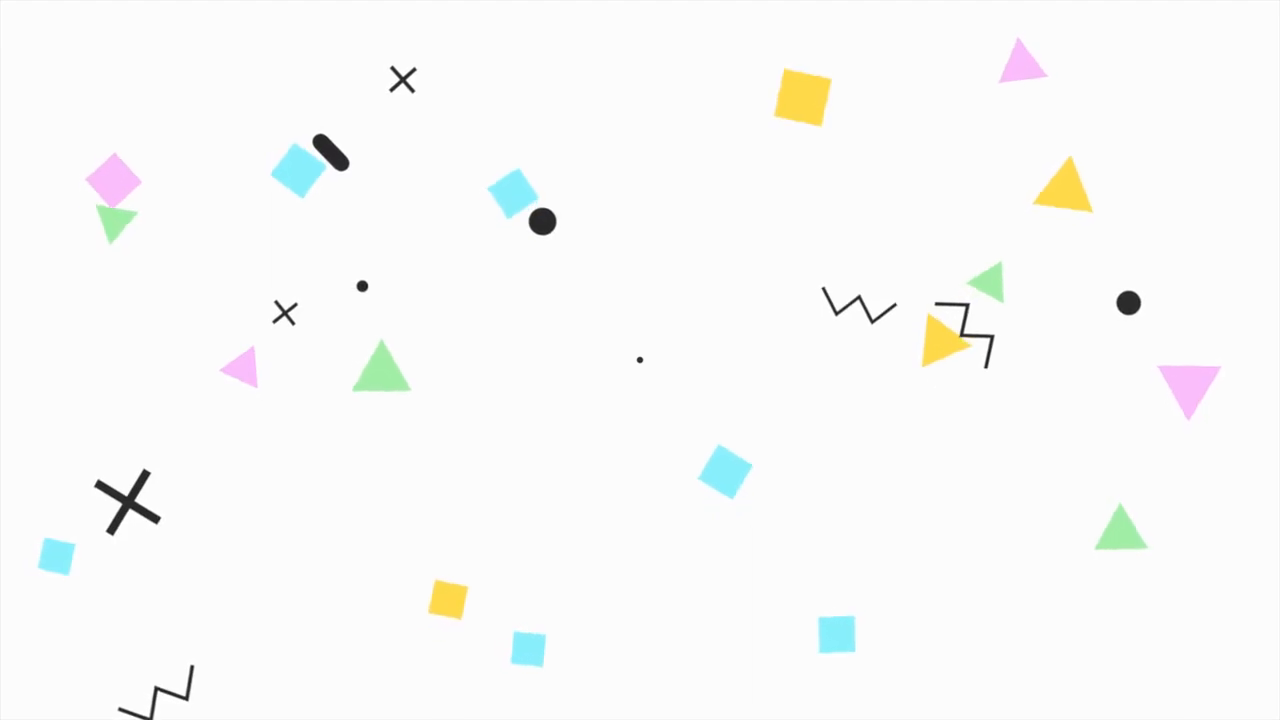
//> input picture frame 21 of Lab-5/Motion abstract geometric shapes.mkv, 1280 x 720 px
$ ./main   (built with g++ and OpenCV 4)
//> lines starting //> are read from the running program, lines starting //| are printed output that depends on the picture; after the words box and inside, x2 and y2 are one past the last pixel; in counts of white or black regions, pixels touching at a corner belong together

#include <opencv2/opencv.hpp>

#include <clocale>
#include <iostream>
#include <string>

using namespace cv;
using namespace std;

static bool openVideoFile(VideoCapture &cap, const string &path) {
  cap.release();
  if (cap.open(path, CAP_FFMPEG))
    return true;
#ifdef _WIN32
  cap.release();
  if (cap.open(path, CAP_MSMF))
    return true;
#endif
  cap.release();
  if (cap.open(path, CAP_ANY))
    return true;
  cap.release();
  return cap.open(path);
}

int main(int argc, char **argv) {
  setlocale(LC_ALL, "ru");

  string path = "Motion abstract geometric shapes.mkv";
  string outPath = "result.mp4";
  if (argc > 1)
    path = argv[1];
  if (argc > 2)
    outPath = argv[2];

  VideoCapture cap;
  if (!openVideoFile(cap, path)) {
    cerr << "Could not open video: " << path << endl;
    return -1;
  }

  const int w = static_cast<int>(cap.get(CAP_PROP_FRAME_WIDTH));
  const int h = static_cast<int>(cap.get(CAP_PROP_FRAME_HEIGHT));
  double fpsIn = cap.get(CAP_PROP_FPS);
  if (!(fpsIn > 0.0 && fpsIn < 240.0))
    fpsIn = 30.0;

  VideoWriter writer;
  if (!writer.open(outPath, VideoWriter::fourcc('m', 'p', '4', 'v'), fpsIn, Size(w, h),
                   true)) {
    if (!writer.open(outPath, VideoWriter::fourcc('M', 'J', 'P', 'G'), fpsIn, Size(w, h),
                     true)) {
      cerr << "Could not open VideoWriter: " << outPath << endl;
      return -1;
    }
  }

  Mat frame, gray, binary;
  vector<vector<Point>> contours;

  while (cap.read(frame)) {
//> frame is the input picture: 720 rows x 1280 cols, CV_8UC3; mean B, G, R 249.2, 250.1, 249.5
    cvtColor(frame, gray, COLOR_BGR2GRAY);
    threshold(gray, binary, 230, 255, THRESH_BINARY_INV);
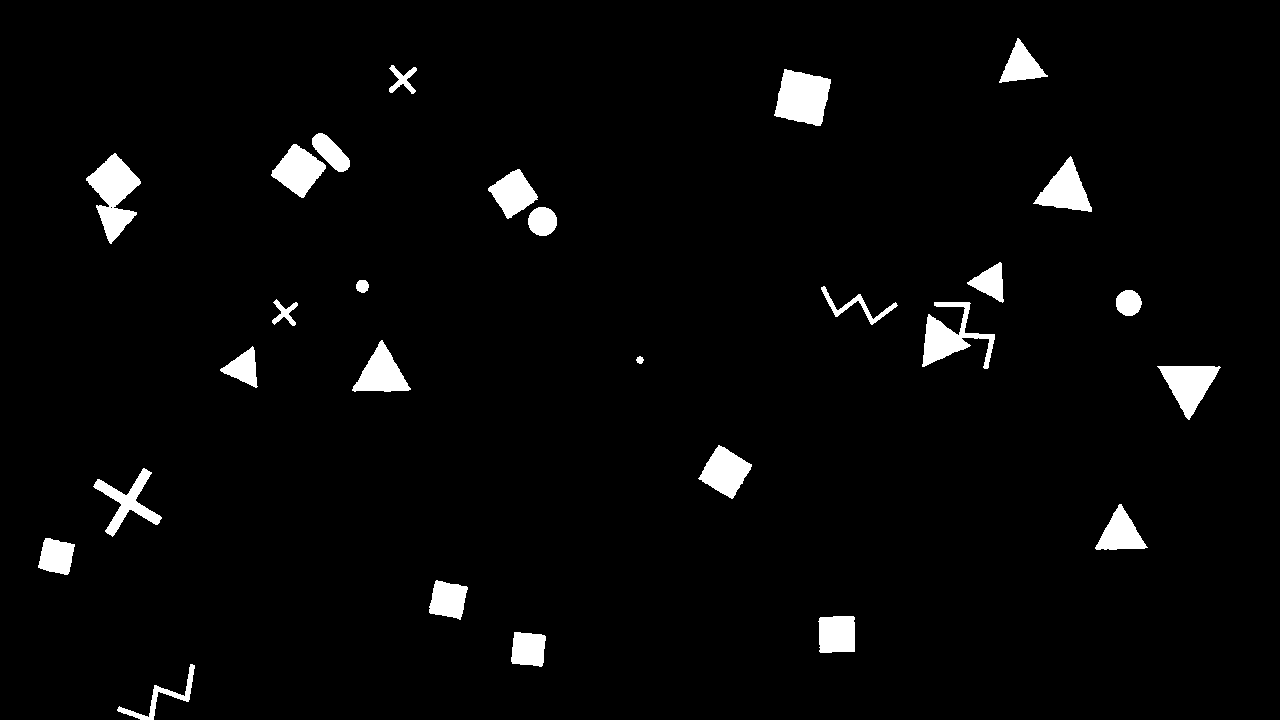
//> binary: 720 rows x 1280 cols, CV_8UC1; 3.3% white; 27 white regions, largest, box (x1, y1, x2, y2) and area: (86, 153, 141, 244) 2426, (774, 69, 831, 126) 2332, (922, 302, 995, 369) 1942
    Mat kernel = getStructuringElement(MORPH_RECT, Size(3, 3));
    morphologyEx(binary, binary, MORPH_CLOSE, kernel);
//> binary: 720 rows x 1280 cols, CV_8UC1; 3.3% white; 27 white regions, largest, box (x1, y1, x2, y2) and area: (86, 153, 141, 244) 2436, (774, 69, 831, 126) 2332, (922, 302, 995, 369) 1948
    morphologyEx(binary, binary, MORPH_OPEN, kernel);
//> binary: 720 rows x 1280 cols, CV_8UC1; 3.3% white; 27 white regions
    findContours(binary, contours, RETR_TREE, CHAIN_APPROX_SIMPLE);
//> contours = 27 contours; largest, box (x1, y1, x2, y2) and area: (86, 154, 141, 243) 2318, (775, 69, 831, 126) 2238, (922, 302, 995, 369) 1748, (1159, 366, 1219, 419) 1682, (272, 144, 326, 198) 1564

    Mat result = frame.clone();

    for (const auto &contour : contours) {
      double perimeter = arcLength(contour, true);
      double area = contourArea(contour);
      if (area < 300)
        continue;

      vector<Point> approx;
      double epsilon = 0.07 * perimeter;
      approxPolyDP(contour, approx, epsilon, true);

      string shapeName;
      Scalar color;

      if (approx.size() == 3) {
        shapeName = "Triangle";
        color = Scalar(255, 0, 0);
      } else if (approx.size() == 4) {
        Rect rect = boundingRect(contour);
        double aspectRatio = static_cast<double>(rect.width) / rect.height;
        if (aspectRatio >= 0.9 && aspectRatio <= 1.1) {
          shapeName = "Square";
          color = Scalar(0, 255, 0);
        } else {
          shapeName = "Rectangle";
          color = Scalar(255, 255, 0);
        }
      } else {
        if (perimeter < 1e-6)
          continue;
        double circularity = 4 * CV_PI * area / (perimeter * perimeter);
        if (circularity > 0.75) {
          shapeName = "Circle";
          color = Scalar(0, 0, 255);
        } else {
          continue;
        }
      }

      Rect bbox = boundingRect(contour);
      Point center(bbox.x + bbox.width / 2, bbox.y + bbox.height / 2);
      rectangle(result, bbox, color, 2);
      circle(result, center, 5, color, -1);
      int baseline = 0;
      Size textSize =
          getTextSize(shapeName, FONT_HERSHEY_SIMPLEX, 0.6, 2, &baseline);
      Point textPos(center.x - textSize.width / 2, center.y - 10);
      rectangle(result,
                Rect(textPos.x - 5, textPos.y - textSize.height - 5,
                     textSize.width + 10, textSize.height + 10),
                color, -1);
      putText(result, shapeName, textPos, FONT_HERSHEY_SIMPLEX, 0.6,
              Scalar(255, 255, 255), 2);
      cout << "Detected: " << shapeName << " | vertices: " << approx.size()
           << " | area: " << area << " | center: (" << center.x << ", "
           << center.y << ")" << endl;
    }
//> this loop made 27 passes
//> (perimeter, area, epsilon, approx, aspectRatio, bbox, center, textPos) on pass 5: (128.2, 939.5, 8.97, 4 Points (x, y): [45, 538], [38, 567], [67, 574], [74, 544], 1, Rect(38, 538, 37, 37), Point(56, 556), Point(23, 546))
//> (printed output is left out)
//> pass 1, `putText(result, shapeName, textPos, FONT_HERSHEY_SIMPLEX, 0.6, Scalar(..`:
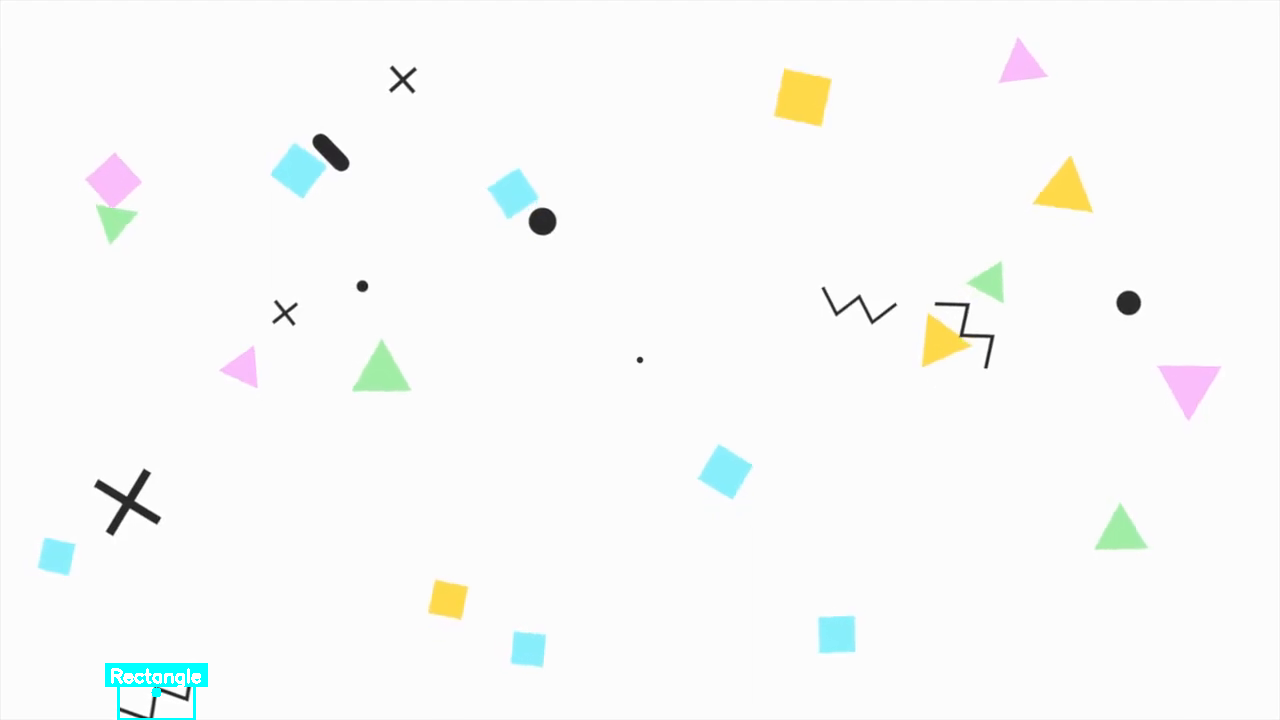
//> result: 720 rows x 1280 cols, CV_8UC3; 0.31% of pixels changed, all inside (x1, y1, x2, y2) = (105, 663, 208, 720)
//> pass 3, `putText(result, shapeName, textPos, FONT_HERSHEY_SIMPLEX, 0.6, Scalar(..`:
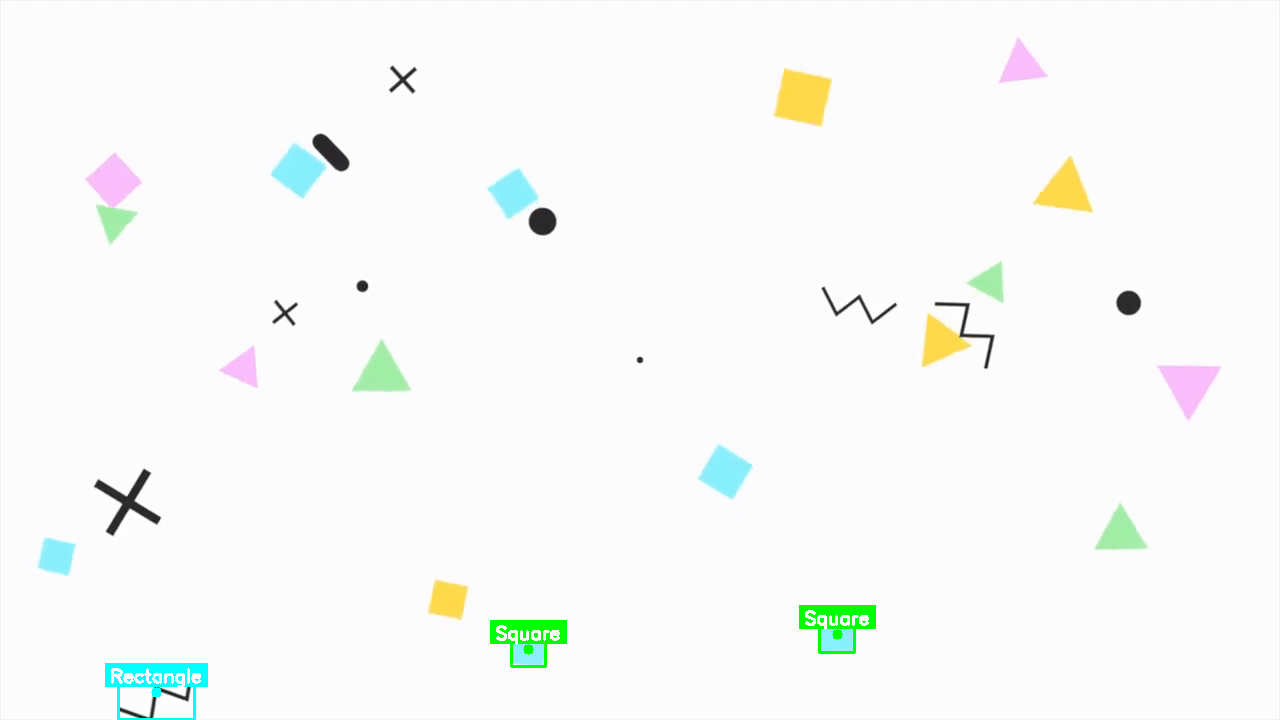
//> result: 720 rows x 1280 cols, CV_8UC3; mean B, G, R 248.4, 250.2, 248.1
//> after the loop:
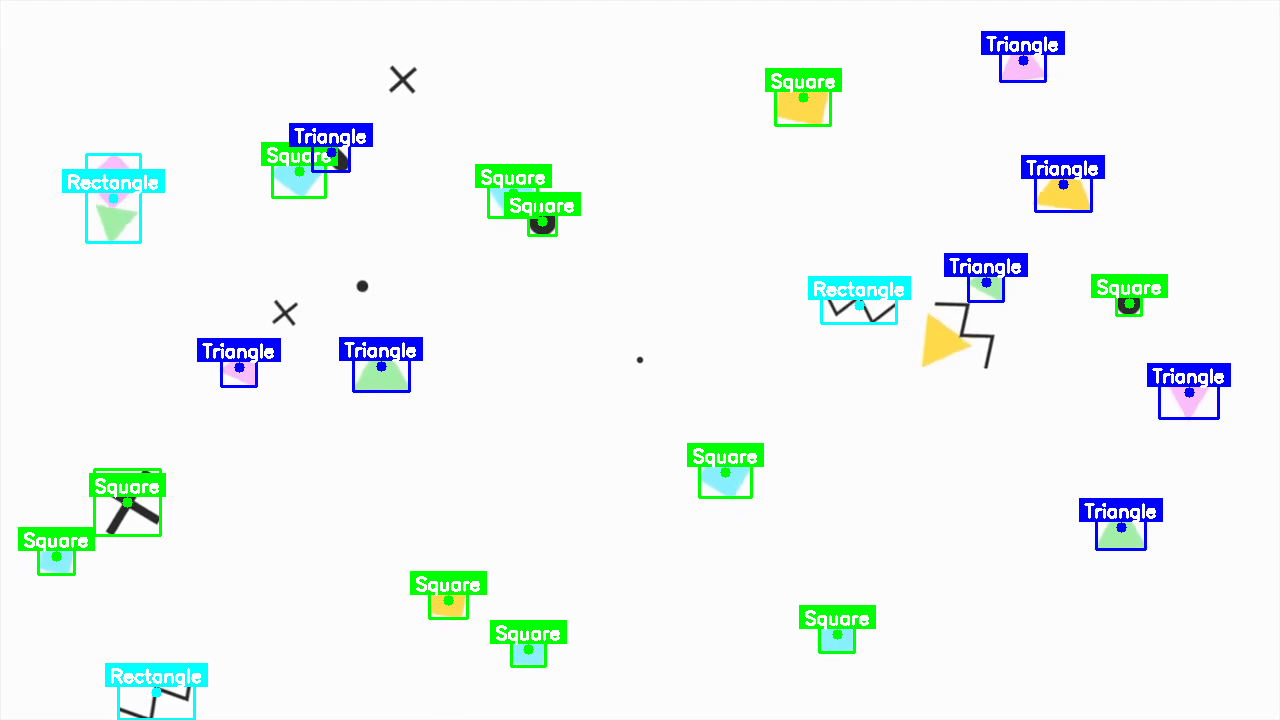
//> result: 720 rows x 1280 cols, CV_8UC3; 4.89% of pixels changed, all inside (x1, y1, x2, y2) = (18, 31, 1231, 620)

    writer.write(result);
    imshow("Shape detection", result);
    imshow("Binary mask", binary);
    if (waitKey(30) == 27)
//> the Esc key is pressed
      break;
  }

  writer.release();
  cap.release();
  destroyAllWindows();
  return 0;
}

$ run again, starting later in the video
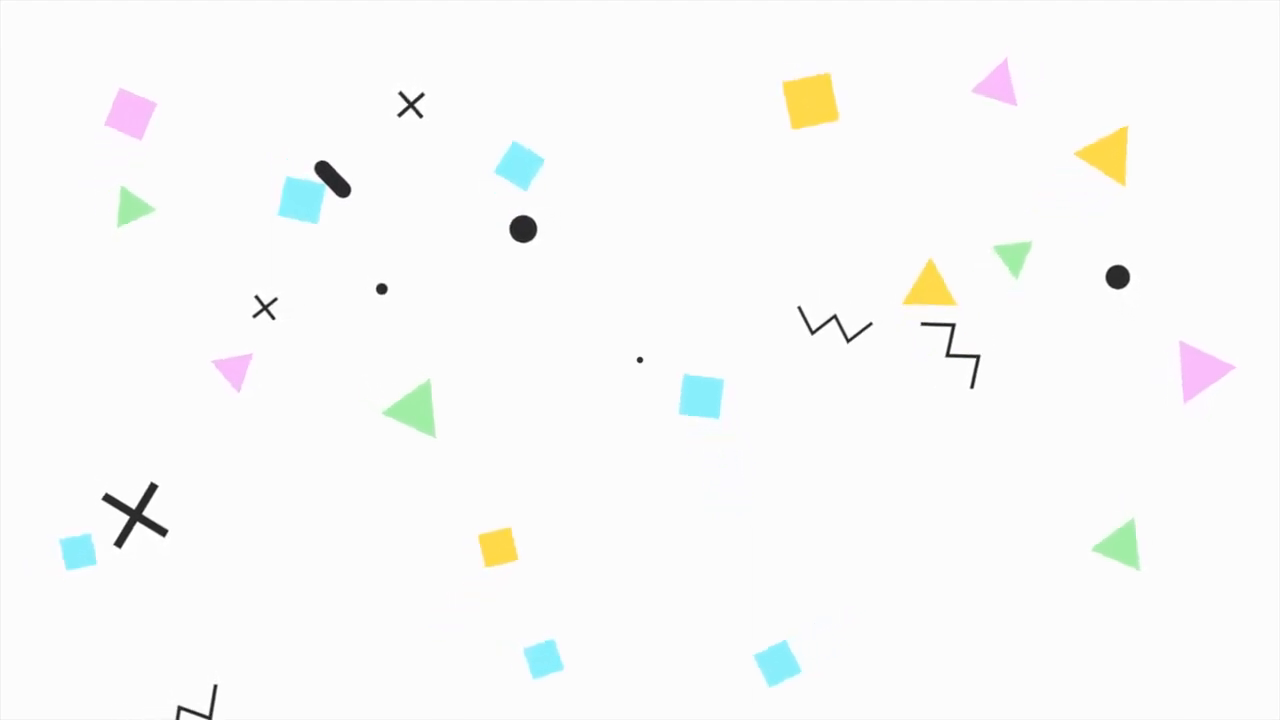
//> input picture frame 95 of Lab-5/Motion abstract geometric shapes.mkv, 1280 x 720 px
//> frame is the input picture: 720 rows x 1280 cols, CV_8UC3; mean B, G, R 249.3, 250.1, 249.5
//> `threshold(gray, binary, 230, 255, THRESH_BINARY_INV);`:
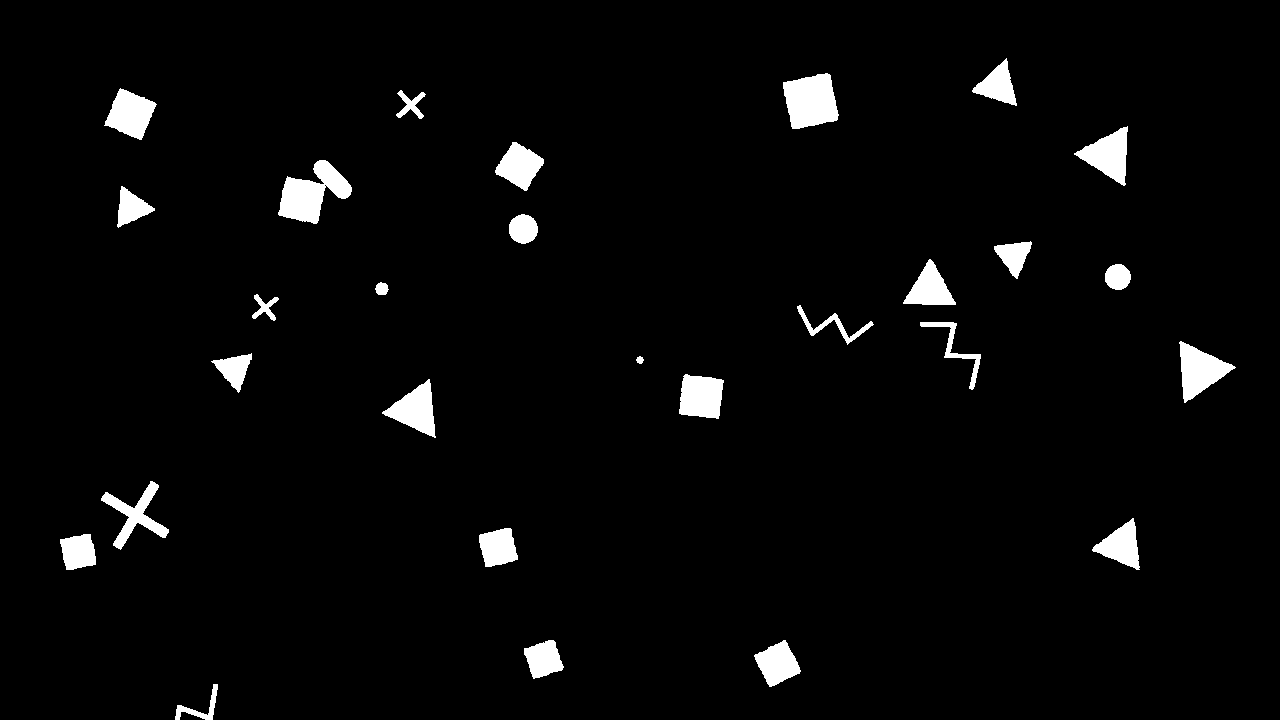
//> binary: 720 rows x 1280 cols, CV_8UC1; 3.3% white; 28 white regions, largest, box (x1, y1, x2, y2) and area: (278, 160, 352, 224) 2438, (783, 73, 839, 129) 2345, (1179, 341, 1236, 403) 1764
//> contours = 28 contours; largest, box (x1, y1, x2, y2) and area: (278, 160, 352, 224) 2330, (783, 73, 838, 129) 2251, (1180, 342, 1235, 402) 1674, (1076, 127, 1128, 185) 1556, (679, 374, 724, 419) 1556
//> the loop `for (const auto &contour : contours)` made 28 passes
//> (perimeter, area, epsilon, approx, aspectRatio, bbox, center, textPos) on pass 4: (127.7, 946.5, 8.94, 4 Points (x, y): [90, 534], [60, 539], [66, 569], [95, 564], 1, Rect(60, 534, 36, 36), Point(78, 552), Point(45, 542))
//> (printed output is left out)
//> after the loop `for (const auto &contour : contours)`:
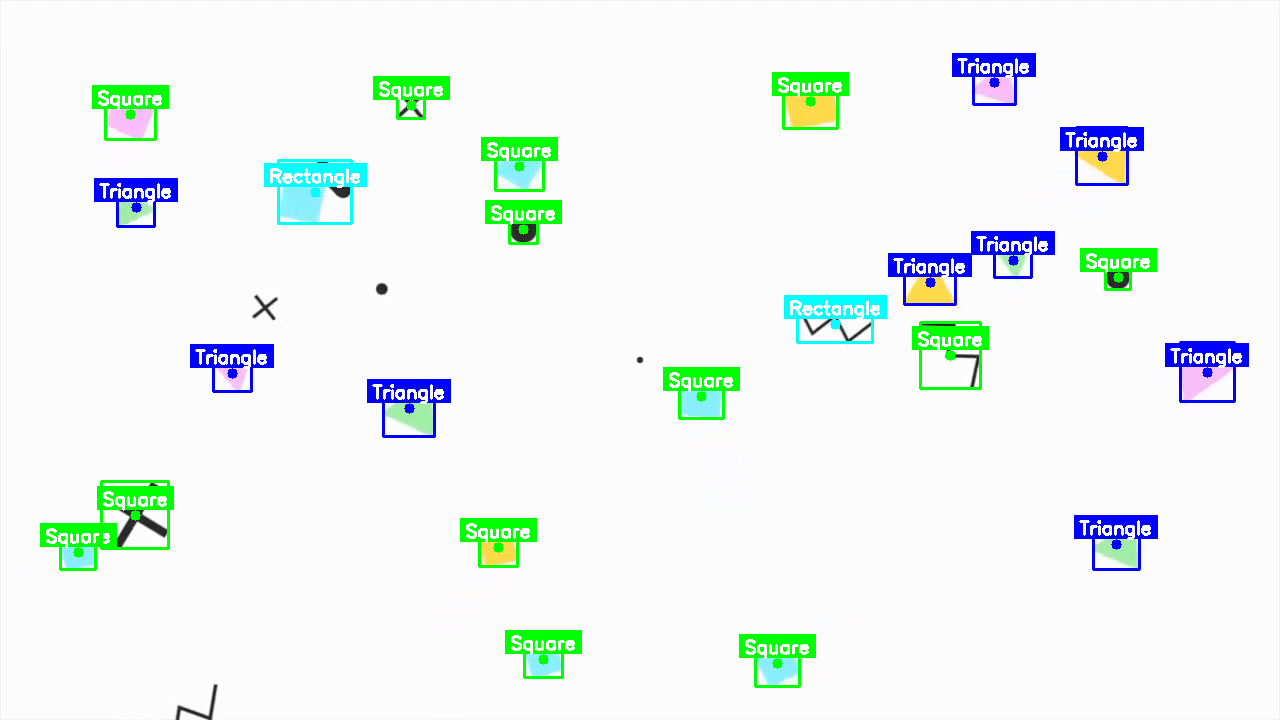
//> result: 720 rows x 1280 cols, CV_8UC3; mean B, G, R 244.3, 246.4, 238.4
